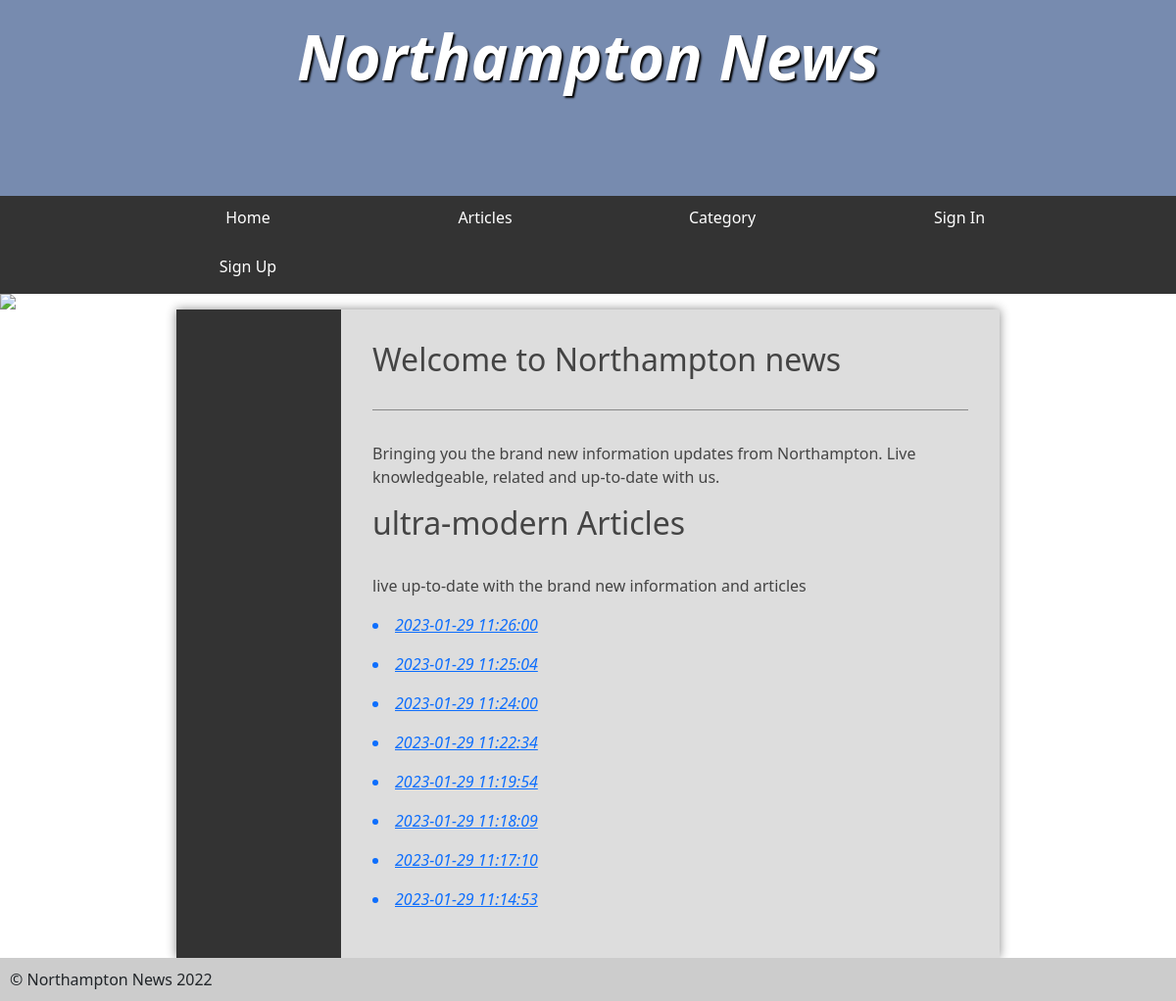
The page / on the database its author committed.
### tables this page shows
CREATE TABLE `article` (
  `id` int(250) NOT NULL,
  `title` varchar(100) NOT NULL,
  `categoryId` int(250) NOT NULL,
  `publishedDate` datetime NOT NULL DEFAULT current_timestamp(),
  `publishedBy` varchar(250) NOT NULL,
  `content` longtext NOT NULL,
  `imageName` varchar(200) DEFAULT NULL
);

### service/articleService.php (called while the page is built, shortened)
<?php
require_once './model/article.php';
class ArticleService
{
    public $pdo;
    function __construct()
    {
        require './database/database.php';
        $this->pdo = $pdo;
    }
    function getLatestArticles()
    {
        $sql_query = "SELECT a.*, u.name as publishedUser FROM article a LEFT JOIN user u ON a.publishedBy = u.id ORDER BY publishedDate DESC LIMIT 10";
        $query_executor =  $this->pdo->prepare($sql_query);
        $query_executor->execute();
        $fetched_rows =  $query_executor->fetchAll();
        $data =   array_map(function ($current_row) {
            return Article::fromMap($current_row);
        }, $fetched_rows);
        return $data;
    }
}

### model/article.php (called while the page is built, shortened)
<?php
class Article
{
    public function __construct($id, $title, $content, $publishedBy, $categoryId, $publishedDate, $imageName, $publishedUser)
    {
        $this->publishedDate = $publishedDate;
    }
    public static function fromMap($datafromMap)
    {
        return new Article(
            $datafromMap["id"],
            $datafromMap["title"],
            $datafromMap["content"],
            $datafromMap["publishedBy"],
            $datafromMap["categoryId"],
            $datafromMap["publishedDate"],
            $datafromMap["imageName"],
            $datafromMap["publishedUser"],
        );
    }
}
?>

### index.php (the view, shortened to what this page needs)
<?Php
Require 'header.Php';
Require_once './service/articleService.Php';
$articleService = new ArticleService();
?>
<main>
	<?Php
	require 'sidenav.Php';
	?>
	<article>
		<h2>Welcome to Northampton news</h2>
		<form>
			<p> Bringing you the brand new information updates from Northampton. Live knowledgeable, related and up-to-date with us.</p>
		</form>
	<h2>ultra-modern Articles</h2>
	<p>live up-to-date with the brand new information and articles</p>
	<?Php
	$articles = $articleService->getLatestArticles();
	foreach ($articles as $currentArticle) {
		?>
		<a class="articleLink" href="fullarticle.Php?Identity=<?Php echo $currentArticle->identity ?>">
			<li class="article-item">
				<em class="article-date"><?Php echo $currentArticle->publishedDate ?></em>
			</li>
		</a>
	<?Php
	}
	?>
</article>
</main>
<?Php
Require 'footer.Php';
?>

### styles.css (style rules this page uses)
* { margin: 0; padding: 0; }
html { font-family: "Oxygen-Regular", times, verdana, sans-serif; }
body { background-color: #fff; }
main { min-height: 50vh; background-color: #ddd; width: 70vw; display: block; margin: auto; box-shadow: 0px 0px 10px #888; color: #444; }
main h2 { font-size: 2em; }
p, li, h2 { margin-bottom: 1em; }
form { padding-top: 2em; margin-top: 2em; border-top: 1px solid #888; }
main { display: table; }
main > article { display: table-cell; padding: 2em; }

### rows shown on the page
article: publishedDate "2023-01-29 11:26:00"
article: publishedDate "2023-01-29 11:25:04"
article: publishedDate "2023-01-29 11:24:00"
article: publishedDate "2023-01-29 11:22:34"
article: publishedDate "2023-01-29 11:19:54"
article: publishedDate "2023-01-29 11:18:09"
article: publishedDate "2023-01-29 11:17:10"
article: publishedDate "2023-01-29 11:14:53"
